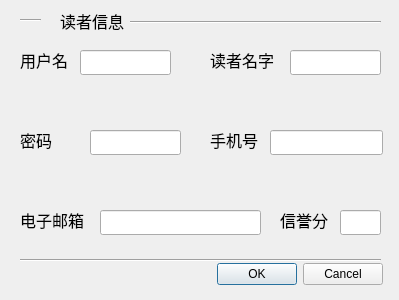
<?xml version="1.0" encoding="UTF-8"?>
<ui version="4.0">
 <class>readerInformationManagerModifydialog</class>
 <widget class="QWidget" name="readerInformationManagerModifydialog">
  <property name="geometry">
   <rect>
    <x>0</x>
    <y>0</y>
    <width>399</width>
    <height>300</height>
   </rect>
  </property>
  <property name="windowTitle">
   <string>Form</string>
  </property>
  <widget class="QLineEdit" name="usernameLineEdit">
   <property name="geometry">
    <rect>
     <x>80</x>
     <y>50</y>
     <width>91</width>
     <height>25</height>
    </rect>
   </property>
  </widget>
  <widget class="QLineEdit" name="passwordLineEdit">
   <property name="geometry">
    <rect>
     <x>90</x>
     <y>130</y>
     <width>91</width>
     <height>25</height>
    </rect>
   </property>
  </widget>
  <widget class="QLineEdit" name="phoneLineEdit">
   <property name="geometry">
    <rect>
     <x>270</x>
     <y>130</y>
     <width>113</width>
     <height>25</height>
    </rect>
   </property>
  </widget>
  <widget class="QLineEdit" name="nameLineEdit">
   <property name="geometry">
    <rect>
     <x>290</x>
     <y>50</y>
     <width>91</width>
     <height>25</height>
    </rect>
   </property>
  </widget>
  <widget class="QLineEdit" name="emailLineEdit">
   <property name="geometry">
    <rect>
     <x>100</x>
     <y>210</y>
     <width>161</width>
     <height>25</height>
    </rect>
   </property>
  </widget>
  <widget class="QLabel" name="label">
   <property name="geometry">
    <rect>
     <x>20</x>
     <y>50</y>
     <width>51</width>
     <height>20</height>
    </rect>
   </property>
   <property name="font">
    <font>
     <pointsize>12</pointsize>
    </font>
   </property>
   <property name="text">
    <string>用户名</string>
   </property>
  </widget>
  <widget class="QLabel" name="label_2">
   <property name="geometry">
    <rect>
     <x>20</x>
     <y>130</y>
     <width>61</width>
     <height>20</height>
    </rect>
   </property>
   <property name="font">
    <font>
     <pointsize>12</pointsize>
    </font>
   </property>
   <property name="text">
    <string>密码</string>
   </property>
  </widget>
  <widget class="QLabel" name="label_3">
   <property name="geometry">
    <rect>
     <x>210</x>
     <y>130</y>
     <width>51</width>
     <height>20</height>
    </rect>
   </property>
   <property name="font">
    <font>
     <pointsize>12</pointsize>
    </font>
   </property>
   <property name="text">
    <string>手机号</string>
   </property>
  </widget>
  <widget class="QLabel" name="label_5">
   <property name="geometry">
    <rect>
     <x>210</x>
     <y>50</y>
     <width>71</width>
     <height>20</height>
    </rect>
   </property>
   <property name="font">
    <font>
     <pointsize>12</pointsize>
    </font>
   </property>
   <property name="text">
    <string>读者名字</string>
   </property>
  </widget>
  <widget class="QLabel" name="label_6">
   <property name="geometry">
    <rect>
     <x>20</x>
     <y>210</y>
     <width>71</width>
     <height>20</height>
    </rect>
   </property>
   <property name="font">
    <font>
     <pointsize>12</pointsize>
    </font>
   </property>
   <property name="text">
    <string>电子邮箱</string>
   </property>
  </widget>
  <widget class="QDialogButtonBox" name="buttonBox">
   <property name="geometry">
    <rect>
     <x>190</x>
     <y>260</y>
     <width>193</width>
     <height>29</height>
    </rect>
   </property>
   <property name="standardButtons">
    <set>QDialogButtonBox::Cancel|QDialogButtonBox::Ok</set>
   </property>
  </widget>
  <widget class="QLineEdit" name="scoreLineEdit">
   <property name="geometry">
    <rect>
     <x>340</x>
     <y>210</y>
     <width>41</width>
     <height>25</height>
    </rect>
   </property>
  </widget>
  <widget class="QLabel" name="label_4">
   <property name="geometry">
    <rect>
     <x>280</x>
     <y>210</y>
     <width>51</width>
     <height>20</height>
    </rect>
   </property>
   <property name="font">
    <font>
     <pointsize>12</pointsize>
    </font>
   </property>
   <property name="text">
    <string>信誉分</string>
   </property>
  </widget>
  <widget class="Line" name="line_2">
   <property name="geometry">
    <rect>
     <x>20</x>
     <y>10</y>
     <width>21</width>
     <height>21</height>
    </rect>
   </property>
   <property name="orientation">
    <enum>Qt::Horizontal</enum>
   </property>
  </widget>
  <widget class="Line" name="line_3">
   <property name="geometry">
    <rect>
     <x>20</x>
     <y>250</y>
     <width>361</width>
     <height>20</height>
    </rect>
   </property>
   <property name="orientation">
    <enum>Qt::Horizontal</enum>
   </property>
  </widget>
  <widget class="Line" name="line">
   <property name="geometry">
    <rect>
     <x>130</x>
     <y>12</y>
     <width>251</width>
     <height>20</height>
    </rect>
   </property>
   <property name="orientation">
    <enum>Qt::Horizontal</enum>
   </property>
  </widget>
  <widget class="QLabel" name="label_7">
   <property name="geometry">
    <rect>
     <x>60</x>
     <y>10</y>
     <width>71</width>
     <height>21</height>
    </rect>
   </property>
   <property name="font">
    <font>
     <pointsize>12</pointsize>
    </font>
   </property>
   <property name="text">
    <string>读者信息</string>
   </property>
  </widget>
 </widget>
 <resources/>
 <connections/>
</ui>
